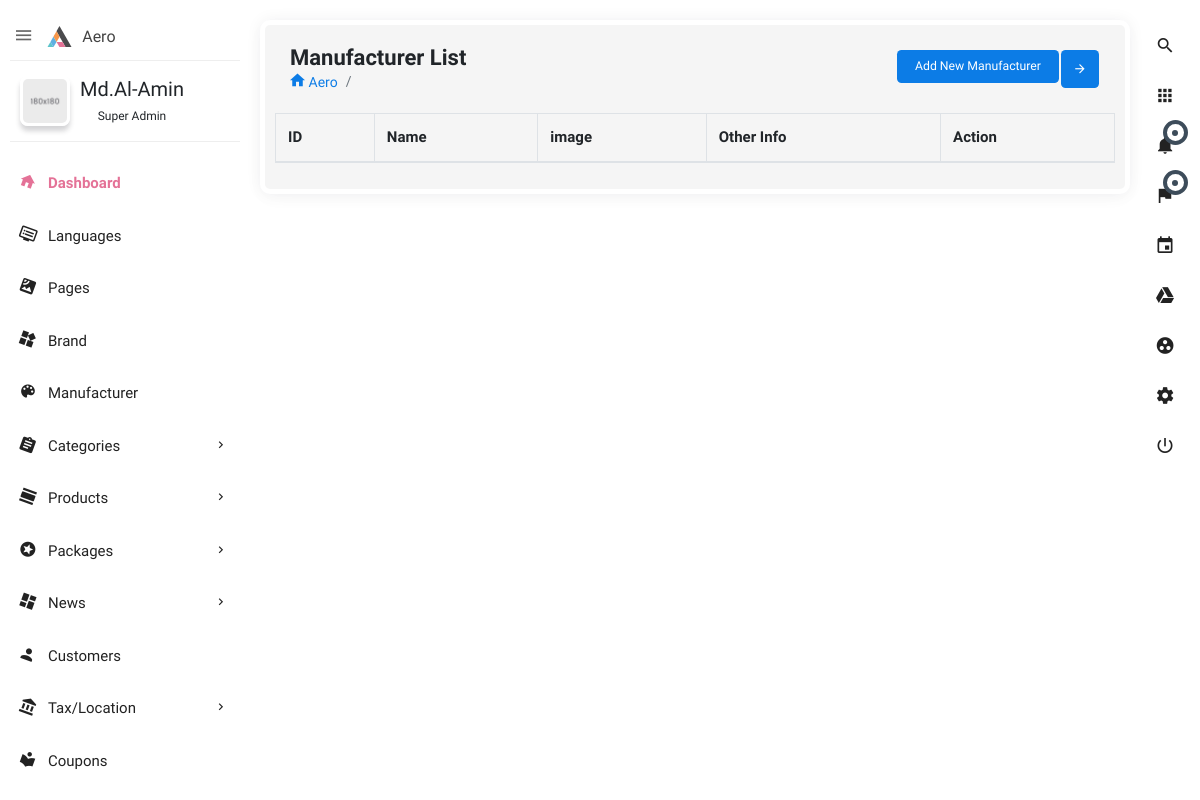
/home/manufacturer-list, run on an earlier commit of the app's database.
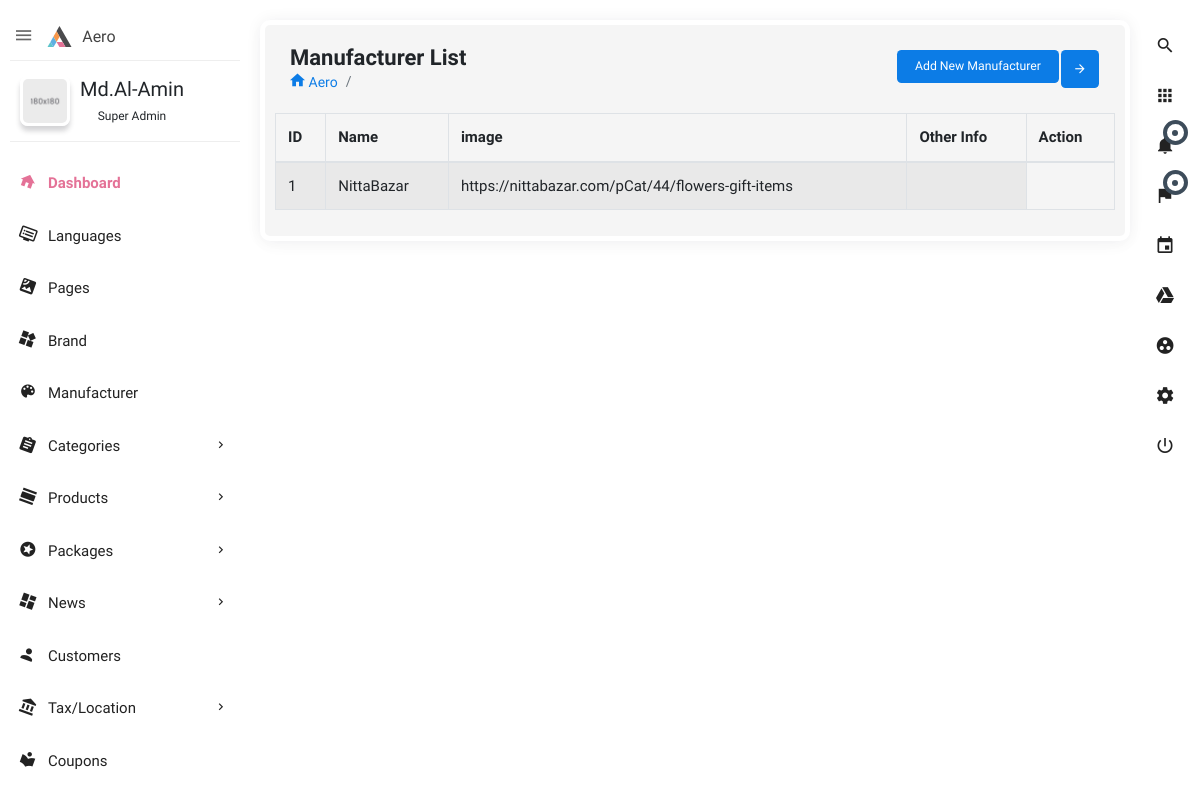
And on a later commit of the database.
### manufacturer/models.py (models this page shows, shortened)
class Manufacturer(models.Model):
    name = models.CharField(max_length=50, blank=True, null=True)
    manufacturer_url= models.CharField(max_length=50)
    image= models.ImageField(
        upload_to='static/assets/images/manufacture_images', blank=True, null=True)

### manufacturer/views.py (the view)
# urls.py: path('manufacturer-list',  views.list, name='m_list'),
def list(request):
    lists = Manufacturer.objects.all()
    args = {'lists': lists}
    return render(request, 'manufacturer/list.html', args)

### manufacturer/templates/manufacturer/list.html
{% extends 'base.html' %}
{% load static %}
{% block main_content %}
<section class="content">
    <div class="block-header">
        <div class="row">
            <div class="col-lg-7 col-md-6 col-sm-12">
                <h2>Manufacturer List</h2>
                <ul class="breadcrumb">
                    <li class="breadcrumb-item"><a href="index.html"><i class="zmdi zmdi-home"></i> Aero</a></li>
                    <li class="breadcrumb-item active"></li>
                </ul>
            </div>
            <div class="col-lg-5 col-md-6 col-sm-12">
                <button class="btn btn-primary btn-icon float-right right_icon_toggle_btn" type="button"><i
                        class="zmdi zmdi-arrow-right"></i></button>
                <div class="box-footer text-right">
                    <a href="/home/manufacturer">
                        <button type="button" class="btn btn-primary">Add  New Manufacturer</button>
                    </a>
                </div>
            </div>
        </div>
    </div>
    <table id="example1" class="table table-bordered table-striped">
        <thead>
            <tr>
                <th>ID</th>
                <th>Name</th>
                <th>image</th>
                <th>Other Info</th>
                <th>Action</th>
            </tr>
        </thead>
        <tbody>
            {% for list in lists%}
            <tr>
                <td>1</td>
                <td>{{list.name}}</td>
                <td>{{list.manufacturer_url}}</td>
                <td>{{list.image}}</td>
            </tr>
            {% endfor %}
        </tbody>
    </table>
</section>
{% endblock main_content %}

What changed in the data, as far as the page shows it:
added Manufacturer: name "NittaBazar", manufacturer_url "https://nittabazar.com/pCat/44/flowers-gift-items"
